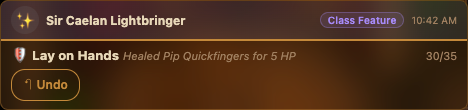
#> input picture tests/harness_ui/__snapshots__/feature_used_card_with_undo.png, 468 x 110 px
$ python -i image_utils.py   (imports and definitions only)
#> lines starting #> are read from the running program, lines starting #| are printed output that depends on the picture
"""Image helpers for SimpleVTT.

Currently: average-colour computation for the per-map letterbox/surround
background (v2.733.0). Shared by the GM toggle endpoint and demo seeding so
both compute the colour the same way.
"""
from __future__ import annotations

from pathlib import Path
from typing import Optional

# ``app/static`` — this module lives at ``app/image_utils.py`` so the static
# root is a sibling ``static/`` directory.
_STATIC_DIR = (Path(__file__).resolve().parent / "static").resolve()


def _resolve_static(image_url: Optional[str]) -> Optional[Path]:
    """Resolve a ``/static/...`` URL to a filesystem path inside the static
    root, or None (external URL / traversal / missing file)."""
    if not image_url or not image_url.startswith("/static/"):
        return None
    rel = image_url[len("/static/"):].split("?", 1)[0].split("#", 1)[0]
    path = (_STATIC_DIR / rel).resolve()
    try:
        path.relative_to(_STATIC_DIR)
    except ValueError:
        return None
    return path if path.is_file() else None


def natural_image_dims(image_url: Optional[str]) -> Optional[tuple]:
    """v2.859.0 — the natural ``(width, height)`` of a ``/static``-hosted image,
    or None. Demo seeding sets a map's ``width_px``/``height_px`` from this so
    the stored dimensions equal the image's real resolution — the invariant the
    map editor + upload flow assume, keeping editor and tabletop coordinates in
    the same pixel space."""
    path = _resolve_static(image_url)
    if not path:
        return None
    try:
        from PIL import Image
        with Image.open(path) as im:
            return int(im.width), int(im.height)
    except Exception:
        return None


def average_image_color(image_url: Optional[str]) -> Optional[str]:
    """Average colour of a ``/static``-hosted image as ``#rrggbb``.

    Returns ``None`` for empty/external URLs, paths that escape the static
    root, missing files, or any decode error — callers treat ``None`` as
    "no override" (the default dark letterbox). Only local ``/static/...``
    paths are resolved; remote URLs are intentionally not fetched.
    """
    if not image_url or not image_url.startswith("/static/"):
        return None
    rel = image_url[len("/static/"):].split("?", 1)[0].split("#", 1)[0]
    path = (_STATIC_DIR / rel).resolve()
    # Containment guard — never read outside the static tree.
    try:
        path.relative_to(_STATIC_DIR)
    except ValueError:
        return None
    if not path.is_file():
        return None
    try:
        from PIL import Image, ImageStat
        with Image.open(path) as im:
            rgb = im.convert("RGB")
            # Downscale first so ImageStat is cheap on large battle maps;
            # the mean of a 64px thumbnail tracks the full-image average.
            rgb.thumbnail((64, 64))
            r, g, b = ImageStat.Stat(rgb).mean
        return f"#{int(round(r)):02x}{int(round(g)):02x}{int(round(b)):02x}"
    except Exception:
        return None

>>> import cv2
>>> picture = cv2.imread('../tests/harness_ui/__snapshots__/feature_used_card_with_undo.png', cv2.IMREAD_GRAYSCALE)
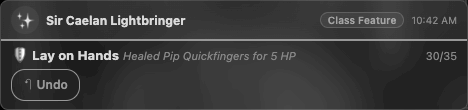
#> picture: shape (110, 468); min 0, max 255, mean 57.9
#> (the run stopped early here; a loop or call above may not have finished)

$ run again, on tests/harness_ui/__snapshots__/roll_card_basic.png
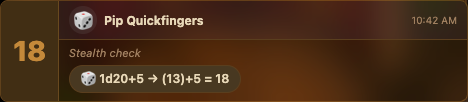
#> input picture tests/harness_ui/__snapshots__/roll_card_basic.png, 468 x 102 px
#> `picture = cv2.imread('../tests/harness_ui/__snapshots__/feature_used_c..`:
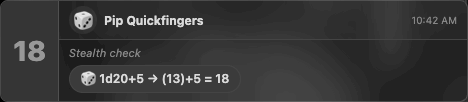
#> picture: shape (102, 468); min 0, max 234, mean 55.4
